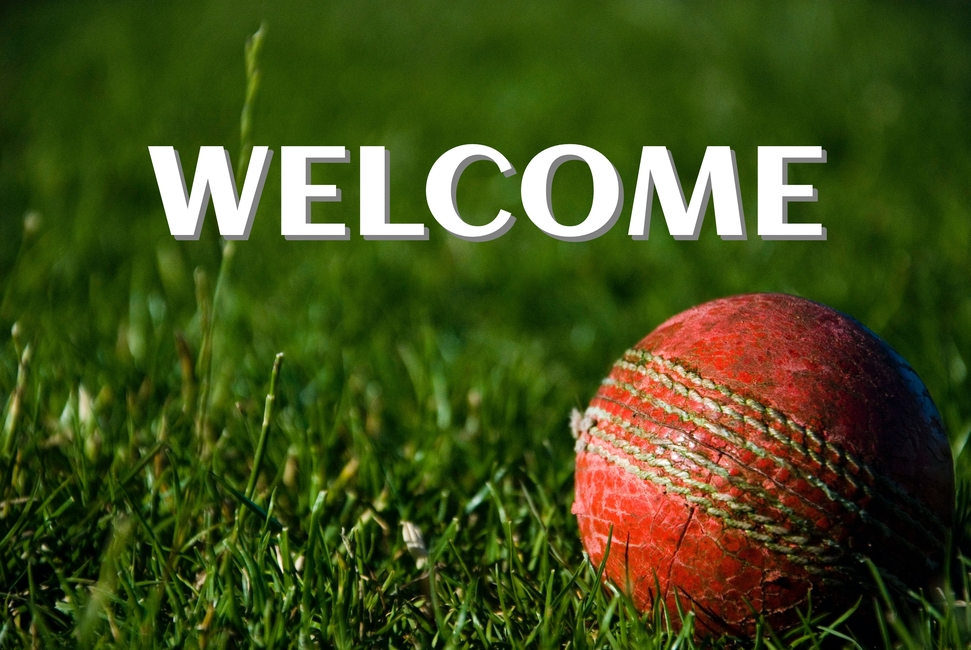
#> input picture welcome.jpg, 971 x 650 px, found by its file name
$ python main.py
#> lines starting #> are read from the running program, lines starting #| are printed output that depends on the picture
import tkinter
import cv2
import PIL.Image
import PIL.ImageTk
from functools import partial
import threading
import imutils
import time

# reading images

path1 = r'C:\Users\Gunratna\Desktop\Python\DRS_review_system\welcome.jpg'
welcome_img = cv2.imread(path1)
#> welcome_img is the input picture: shape (650, 971, 3); mean B, G, R 27.1, 78.1, 66
path2 = r'C:\Users\Gunratna\Desktop\Python\DRS_review_system\pending.jpg'
pending_img = cv2.imread(path2)
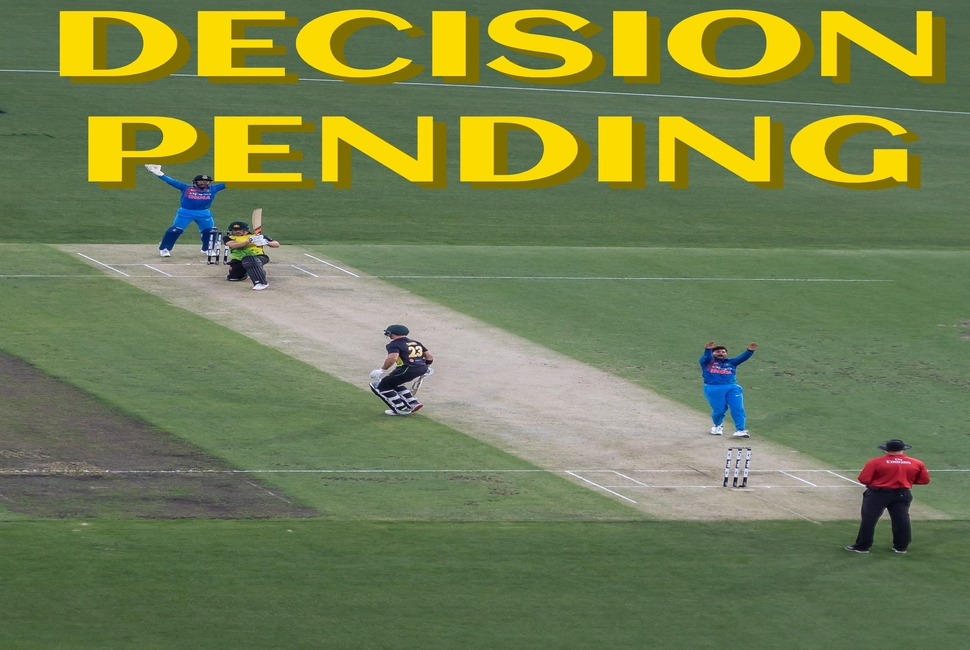
#> input picture pending.jpg, 970 x 650 px, found by its file name
#> pending_img is the input picture: shape (650, 970, 3); mean B, G, R 81.5, 127.4, 115.5
path3 = r'C:\Users\Gunratna\Desktop\Python\DRS_review_system\out.jpg'
out_img = cv2.imread(path3)
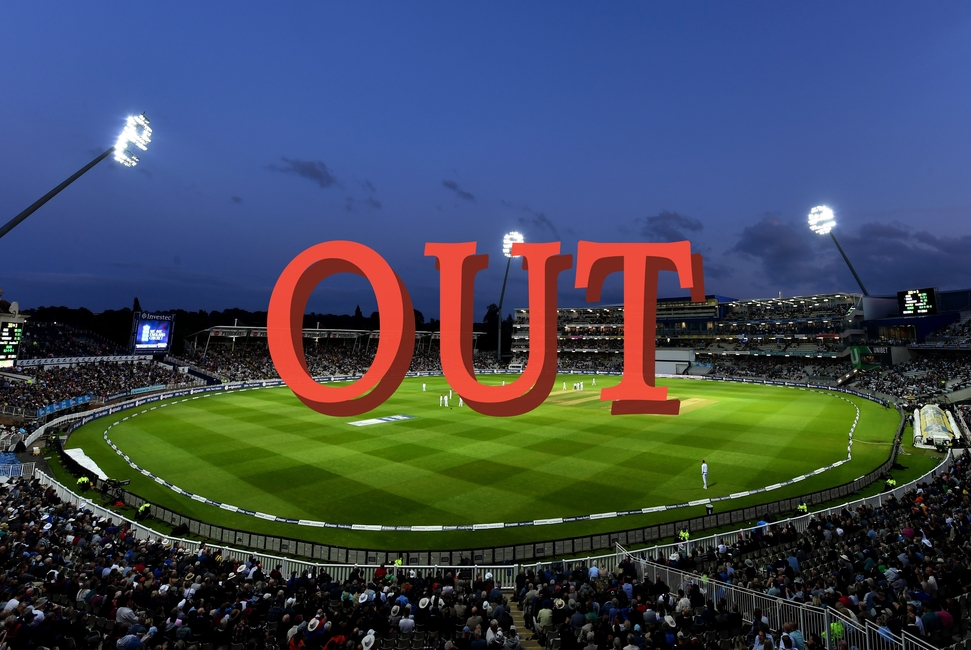
#> input picture out.jpg, 971 x 650 px, found by its file name
#> out_img is the input picture: shape (650, 971, 3); mean B, G, R 85.9, 72.4, 62.8
path4 = r'C:\Users\Gunratna\Desktop\Python\DRS_review_system\not_out.jpg'
not_out_img = cv2.imread(path4)
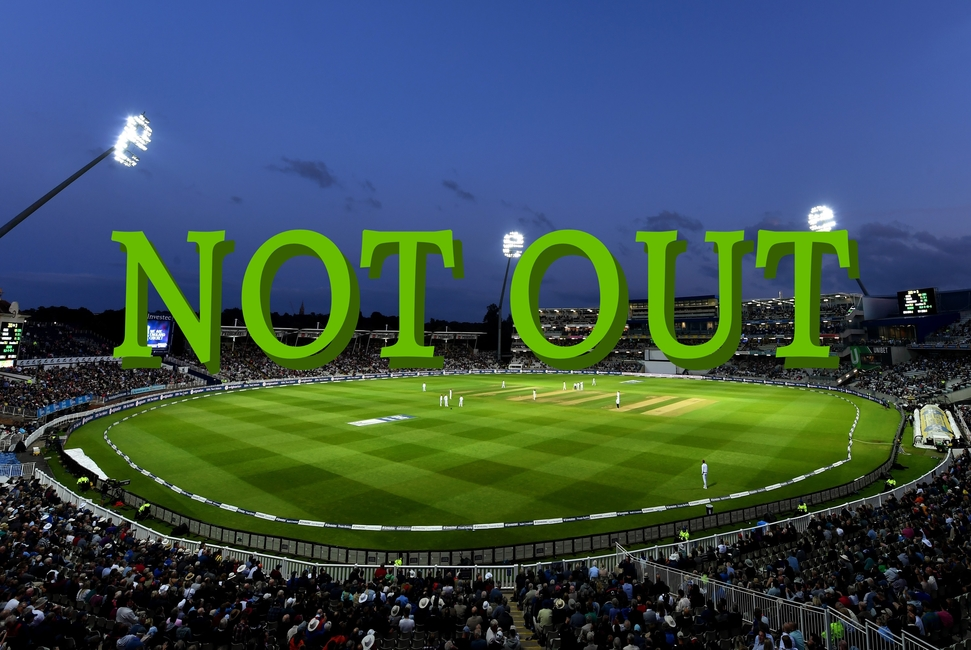
#> input picture not_out.jpg, 971 x 650 px, found by its file name
#> not_out_img is the input picture: shape (650, 971, 3); mean B, G, R 81.5, 80.7, 58.6

# reading the video clip

path5 = r'C:\Users\Gunratna\Desktop\Python\DRS_review_system\clip.mp4'
#> (the run stopped early here; a loop or call above may not have finished)
